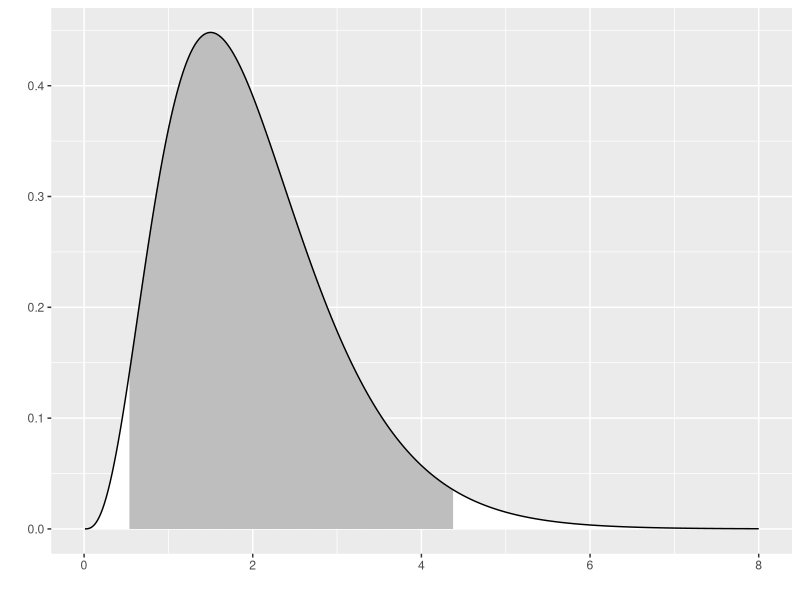
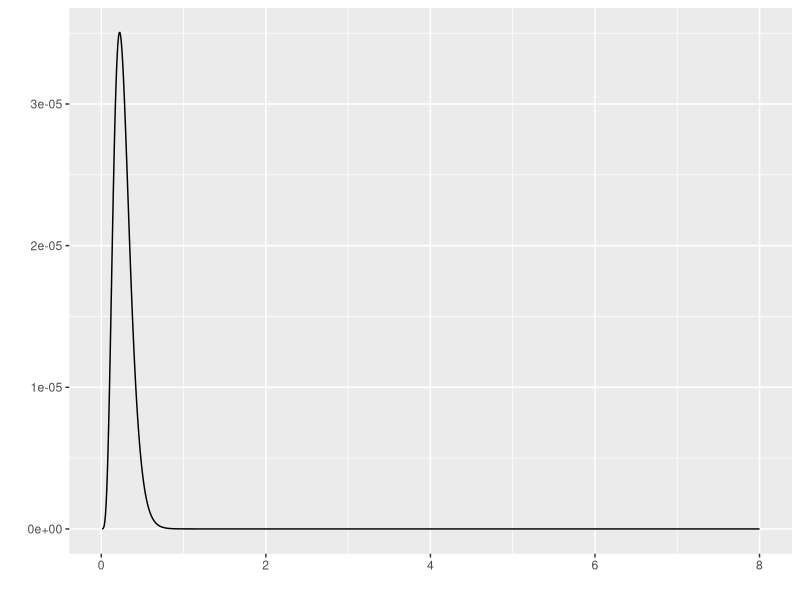
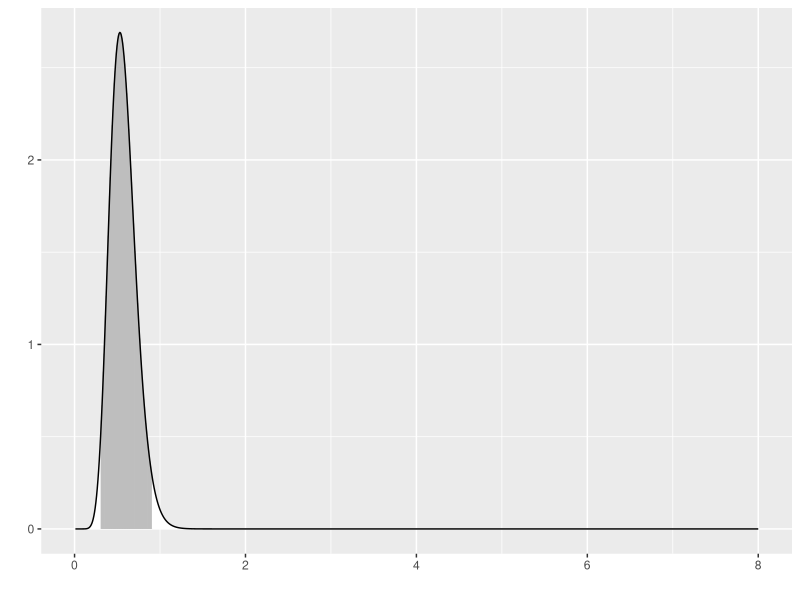
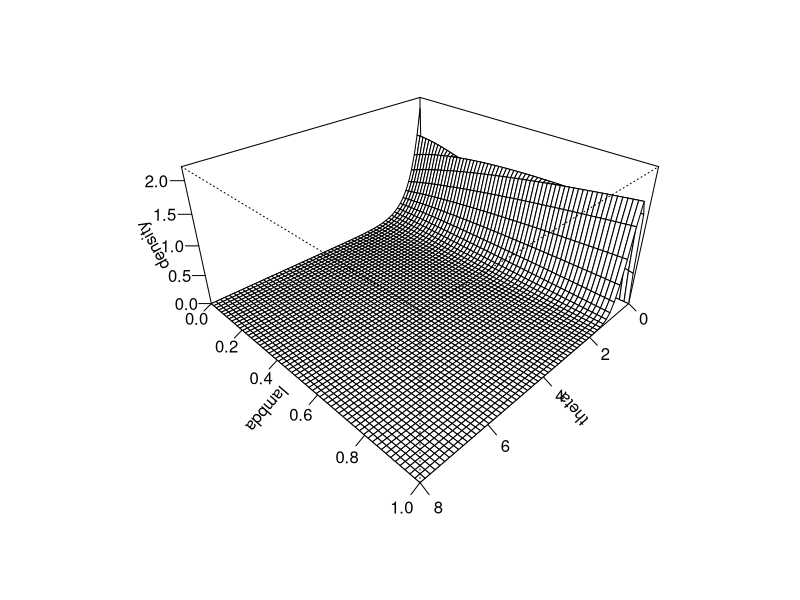

These charts were generated, in order, by the following R code:
## ---- chunk 1
suppressMessages(suppressWarnings(library(MASS)))
suppressMessages(suppressWarnings(library(tidyverse)))
knitr::opts_chunk$set(echo=TRUE, fig.width=8, fig.height=2)
## ---- chunk 2
x_max <- 8

n0 <- 4
theta0 <- 0.5

alpha0 <- n0
beta0 <- n0*theta0

muF <- 2
n <- 10

x <- muF+ round(rnorm(n), 1)/theta0

ss <- sum((x-muF)^2)

alpha1 <- alpha0 + n
beta1 <- beta0 + 0.5*ss

x_grid <- seq(0.01, x_max, length=1000)

f <- function(x, mu, theta) {
  sqrt(theta/2*pi)*exp(-0.5*theta*(x-mu)^2)
}

g <- function(x, alpha, beta) {
  beta^alpha/gamma(alpha)*x^(alpha-1)*exp(-beta*x)
}

prior05 <- qgamma(0.025, alpha0, beta0) 
prior95 <- qgamma(0.975, alpha0, beta0) 

post05 <- qgamma(0.025, alpha1, beta1)  
post95 <- qgamma(0.975, alpha1, beta1) 

## ---- chunk 3
g_grid <- g(x_grid, alpha0, beta0)
outside <- x_grid < prior05 | x_grid > prior95
x_color <- 
  ifelse(outside, "white", "gray")
data.frame(x=x_grid, y=g_grid) %>%
  ggplot(aes(x, y)) +
    geom_segment(aes(xend=x, yend=0), color=x_color) +
    geom_line() + xlab(" ") + ylab(" ")
## ---- chunk 4
f_grid <- rep(NA, length(x_grid))
for (i in 1:length(x_grid)) {
  f_grid[i] <- prod(f(x, muF, x_grid[i]))
}
x_color <- "white"
data.frame(x=x_grid, y=f_grid) %>%
  ggplot(aes(x, y)) + 
    geom_line() + xlab(" ") + ylab(" ")
## ---- chunk 5
h_grid <- g(x_grid, alpha1, beta1)
outside <- x_grid < post05 | x_grid > post95
x_color <- 
  ifelse(outside, "white", "gray")
data.frame(x=x_grid, y=h_grid) %>%
  ggplot(aes(x, y)) +
    geom_segment(aes(xend=x_grid, yend=0), color=x_color) +
    geom_line() + xlab(" ") + ylab(" ")
## ---- chunk 6
knitr::opts_chunk$set(echo=TRUE, fig.width=8, fig.height=8)
## ---- chunk 7
lambda_grid <- seq(0, 1, length=60)
theta_grid <- seq(0, x_max, length=60)


gstar <- function(theta, lambda) {g(theta, 1+lambda*(alpha0-1), (1+lambda*(alpha0-1))*beta0)}
density <- outer(theta_grid, lambda_grid, gstar)
op <- par(bg = "white") 
z_max <- max(density, na.rm=TRUE)
persp(
  theta_grid, 
  lambda_grid, 
  density, 
  zlim=c(0, 1.1*z_max),
  xlab="theta",
  ylab="lambda",
  theta = 135, 
  phi = 30, 
  expand=0.5,
  ticktype="detailed")
